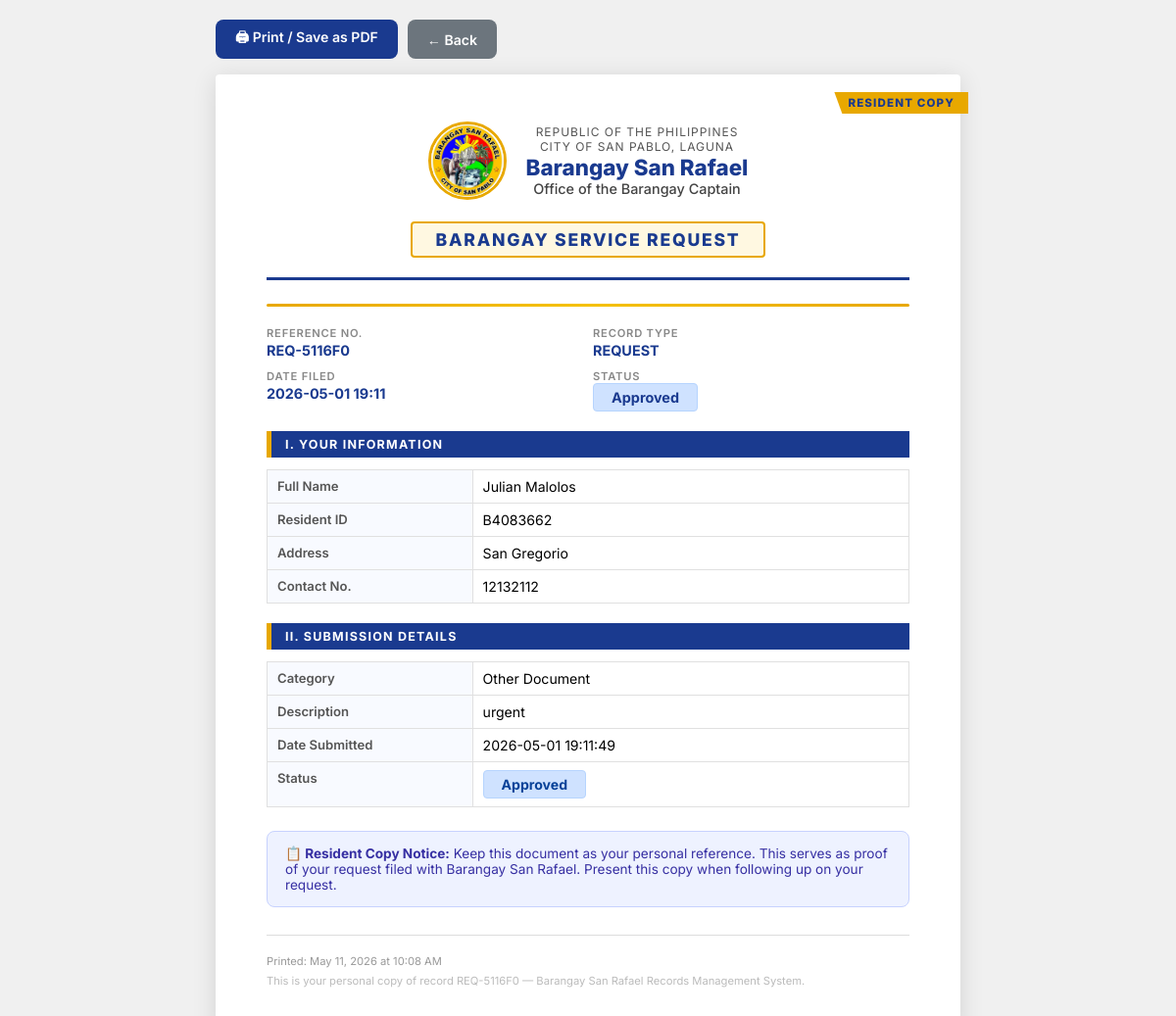
Screenshot of /resident/view_copy.php?id=REQ-5116F0 (signed in) with the database file from the repository.
### tables this page shows
CREATE TABLE `records` (
  `record_id` varchar(20) NOT NULL,
  `record_type` enum('request','complaint') NOT NULL,
  `resident_id` varchar(10) NOT NULL,
  `category` varchar(100) NOT NULL,
  `details` text DEFAULT NULL,
  `status` enum('Pending','Approved','Done') DEFAULT 'Pending',
  `date_submitted` datetime DEFAULT current_timestamp(),
  `is_deleted` tinyint(1) DEFAULT 0,
  `deleted_at` datetime DEFAULT NULL,
  `deleted_by` varchar(100) DEFAULT NULL,
  `delete_reason` varchar(255) DEFAULT NULL,
  PRIMARY KEY (`record_id`),
  KEY `resident_id` (`resident_id`),
  CONSTRAINT `records_ibfk_1` FOREIGN KEY (`resident_id`) REFERENCES `residents` (`resident_id`)
);

CREATE TABLE `residents` (
  `resident_id` varchar(10) NOT NULL,
  `name` varchar(100) NOT NULL,
  `address` varchar(200) NOT NULL,
  `contact` varchar(20) NOT NULL,
  PRIMARY KEY (`resident_id`)
);

### includes/config.php (called while the page is built, shortened)
<?php
function db(): mysqli {
    static $c=null;
    if (!$c) {
        $c=new mysqli(DB_HOST,DB_USER,DB_PASS,DB_NAME);
        $c->set_charset('utf8mb4');
    }
    return $c;
}
function db_fetch_all(string $sql,array $p=[]): array {
    $s=db()->prepare($sql);
    if ($p) $s->bind_param(str_repeat('s',count($p)),...$p);
    $s->execute(); $r=$s->get_result(); $rows=[];
    while ($row=$r->fetch_assoc()) $rows[]=$row;
    return $rows;
}
function db_fetch_one(string $sql,array $p=[]): ?array { $r=db_fetch_all($sql,$p); return $r[0]??null; }
function is_resident(): bool { return session_name()==='BRGY_RESIDENT' && isset($_SESSION['resident_account_id']); }
function current_resident(): ?array { if (!is_resident()) return null; return db_fetch_one('SELECT * FROM resident_accounts WHERE id=?',[$_SESSION['resident_account_id']]); }
function e(string $s): string { return htmlspecialchars($s,ENT_QUOTES,'UTF-8'); }

### resident/view_copy.php (the view, shortened to what this page needs)
<?php
require_once __DIR__ . '/../includes/config.php';
$acc = current_resident();
$record_id = trim($_GET['id'] ?? '');
$record = db_fetch_one('
    SELECT r.*, res.name, res.address, res.contact, res.resident_id as res_id
    FROM records r
    JOIN residents res ON r.resident_id = res.resident_id
    WHERE r.record_id = ? AND r.resident_id = ? AND (r.is_deleted IS NULL OR r.is_deleted = 0)
', [$record_id, $acc['resident_id']]);
$doc_number = strtoupper($record['record_id']);
$type_label = strtoupper($record['record_type']);
$print_date = date('F j, Y');
$print_time = date('h:i A');
?>
<!DOCTYPE html>
<html lang="en">
<head>
</head>
<body>
<div class="print-controls">
  <button class="btn-print-ctrl btn-blue" onclick="window.print()">🖨 Print / Save as PDF</button>
  <button class="btn-print-ctrl btn-back" onclick="history.back()">← Back</button>
</div>
<div class="document-page">
  <div class="copy-ribbon">Resident Copy</div>
  <div class="doc-header">
    <div class="logo-row">
      <img src="/BarangayProject/Logo.jpg" alt="Barangay Logo" class="doc-logo">
      <div class="header-text">
        <div class="republic-line">Republic of the Philippines</div>
        <div class="republic-line">City of San Pablo, Laguna</div>
        <div class="barangay-name">Barangay San Rafael</div>
        <div class="city-line">Office of the Barangay Captain</div>
      </div>
    </div>
    <div class="doc-title">
      <?= $type_label === 'REQUEST' ? 'Barangay Service Request' : 'Barangay Complaint Record' ?>
    </div>
  </div>
  <div class="gold-line"></div>
  <div class="doc-info-box">
    <div class="doc-info-item">
      <label>Reference No.</label>
      <span><?= e($doc_number) ?></span>
    </div>
    <div class="doc-info-item">
      <label>Record Type</label>
      <span><?= e($type_label) ?></span>
    </div>
    <div class="doc-info-item">
      <label>Date Filed</label>
      <span><?= e(substr($record['date_submitted'],0,16)) ?></span>
    </div>
    <div class="doc-info-item">
      <label>Status</label>
      <span class="status-box status-<?= e($record['status']) ?>"><?= e($record['status']) ?></span>
    </div>
  </div>
  <div class="section-header">I. Your Information</div>
  <table class="detail-table">
    <tr><td>Full Name</td><td><?= e($record['name']) ?></td></tr>
    <tr><td>Resident ID</td><td><?= e($record['res_id'] ?? $record['resident_id']) ?></td></tr>
    <tr><td>Address</td><td><?= e($record['address']) ?></td></tr>
    <tr><td>Contact No.</td><td><?= e($record['contact']) ?></td></tr>
  </table>
  <div class="section-header">II. Submission Details</div>
  <table class="detail-table">
    <tr><td>Category</td><td><?= e($record['category']) ?></td></tr>
    <tr><td>Description</td><td style="white-space:pre-wrap;"><?= e($record['details'] ?? 'No additional details.') ?></td></tr>
    <tr><td>Date Submitted</td><td><?= e($record['date_submitted']) ?></td></tr>
    <tr><td>Status</td><td><span class="status-box status-<?= e($record['status']) ?>"><?= e($record['status']) ?></span></td></tr>
  </table>
  <div class="resident-note">
    <strong>📋 Resident Copy Notice:</strong> Keep this document as your personal reference.
    This serves as proof of your <?= strtolower($type_label) === 'complaint' ? 'complaint' : 'request' ?> filed with Barangay San Rafael.
    Present this copy when following up on your <?= strtolower($type_label) ?>.
  </div>
  <div class="doc-footer">
    <small>Printed: <?= $print_date ?> at <?= $print_time ?></small><br>
    <small style="color:#bbb;">This is your personal copy of record <?= e($doc_number) ?> — Barangay San Rafael Records Management System.</small>
  </div>
</div>
</body>
</html>

### resident/view_copy.php (style rules this page uses)
* { font-family: 'Inter', sans-serif; margin: 0; padding: 0; box-sizing: border-box; }
body { background: #f0f0f0; padding: 20px; }
.print-controls { max-width: 760px; margin: 0 auto 16px; display: flex; gap: 10px; }
.document-page { max-width: 760px; margin: 0 auto; background: #fff; padding: 48px 52px; box-shadow: 0 4px 24px rgba(0,0,0,.12); border-radius: 4px; position: relative; }
.doc-header { text-align: center; border-bottom: 3px solid #1A3A8F; padding-bottom: 20px; margin-bottom: 24px; }
.doc-header .logo-row { display: flex; align-items: center; justify-content: center; gap: 20px; margin-bottom: 12px; }
.doc-header img.doc-logo { width: 80px; height: 80px; border-radius: 50%; border: 3px solid #E8A800; }
.doc-header .republic-line { font-size: .75rem; color: #555; letter-spacing: .08em; text-transform: uppercase; }
.doc-header .barangay-name { font-size: 1.4rem; font-weight: 800; color: #1A3A8F; }
.doc-header .city-line { font-size: .9rem; color: #444; font-weight: 500; }
.doc-title { font-size: 1.1rem; font-weight: 800; letter-spacing: .1em; text-transform: uppercase; color: #1A3A8F; margin-top: 10px; display: inline-block; background: #FFF8E1; border: 2px solid #E8A800; padding: 6px 24px; border-radius: 4px; }
.gold-line { height: 3px; background: linear-gradient(90deg, #E8A800, #F5C100, #E8A800); border-radius: 2px; margin: 20px 0; }
.doc-info-box { display: grid; grid-template-columns: 1fr 1fr; gap: 10px; margin-bottom: 20px; }
.doc-info-item label { font-size: .7rem; text-transform: uppercase; letter-spacing: .07em; color: #888; font-weight: 600; display: block; }
.doc-info-item span { font-size: .9rem; font-weight: 700; color: #1A3A8F; }
.section-header { background: #1A3A8F; color: #fff; padding: 6px 14px; font-size: .78rem; text-transform: uppercase; letter-spacing: .1em; font-weight: 700; margin: 20px 0 12px; border-left: 5px solid #E8A800; }
.detail-table { width: 100%; border-collapse: collapse; }
.detail-table tr td { padding: 8px 10px; border: 1px solid #E0E0E0; font-size: .88rem; vertical-align: top; }
.detail-table tr td:first-child { background: #F8FAFF; font-weight: 600; color: #555; width: 32%; font-size: .82rem; }
.status-box { display: inline-block; padding: 5px 18px; border-radius: 4px; font-weight: 700; font-size: .88rem; }
.status-Approved { background: #CFE2FF; color: #084298; border: 1px solid #B6D4FE; }
.resident-note { background: #EEF2FF; border: 1px solid #C7D2FE; border-radius: 8px; padding: 14px 18px; margin-top: 24px; font-size: .85rem; color: #3730a3; }
.copy-ribbon { position: absolute; top: 18px; right: -8px; background: #E8A800; color: #1A3A8F; font-weight: 800; font-size: .72rem; letter-spacing: .1em; text-transform: uppercase; padding: 4px 14px; clip-path: polygon(0 0, 100% 0, 100% 100%, 8px 100%); }
.doc-footer { margin-top: 28px; padding-top: 14px; border-top: 1px solid #DDD; }
.doc-footer small { font-size: .7rem; color: #999; }
.btn-print-ctrl { padding: 8px 20px; border-radius: 8px; border: none; cursor: pointer; font-size: .88rem; font-weight: 600; display: inline-flex; align-items: center; gap: 6px; }
.btn-blue { background: #1A3A8F; color: #fff; }
.btn-back { background: #6c757d; color: #fff; }

### rows the page displays
records: record_id "REQ-5116F0", record_type "REQUEST", date_submitted "2026-05-01 19:11", status "Approved", resident.name "Julian Malolos", resident.resident_id "B4083662", resident.address "San Gregorio", resident.contact "12132112", category "Other Document", details "urgent", date_submitted "2026-05-01 19:11:49", record_type "request"
